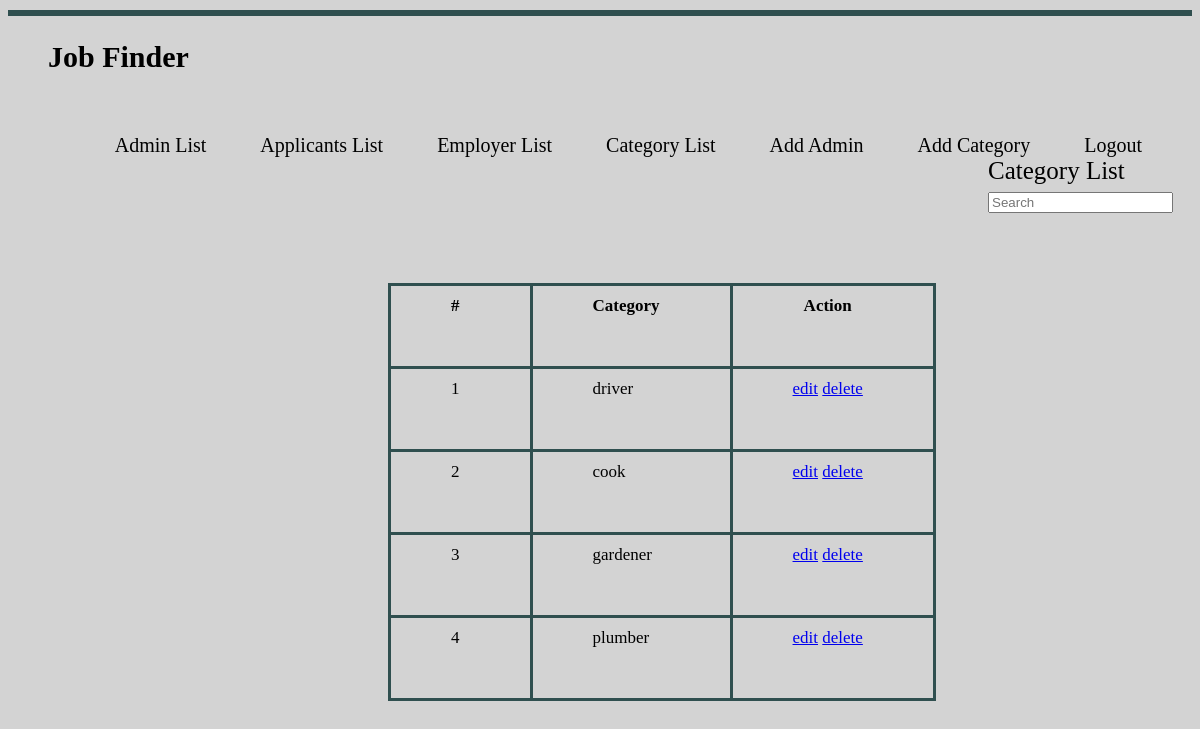
Screenshot of /pages/category-list.php (signed in) with the database file from the repository.
### tables this page shows
CREATE TABLE `category` (
  `cat_id` int(11) NOT NULL,
  `expertise` varchar(52) NOT NULL
);

### pages/category-list.php (the view, shortened to what this page needs)
<?php
include "../back/connect.php";
?>
<!DOCTYPE html>
<html lang="en">
<head>
</head>
<body>
    <?php
    include_once("admin-nav.php");
    ?>
    <div class="min">
        <div class="mon">
            <div class="man">
        <label>Category List</label>
        <input id='myInput' onkeyup='searchTable()' type='text' placeholder="Search">
    </div>
        <table id='myTable'>
            <thead>
                <tr>
                    <th>#</th>
                    <th>Category</th>
                    <th>Action</th>
                </tr>
            </thead>
            <tbody>
                <?php
                $q = $con->query("SELECT * FROM category");
                $count = 1;
                while ($res = $q->fetch_object()) {
                ?>
                    <tr class="tr">
                        <td><?php echo $count ?></td>
                        <td><?php echo $res->expertise ?></td>
                        <td>
                            <a href="edit-category.php?id=<?php echo $res->cat_id ?>">edit</a>
                            <a href="../back/delete.php?category&&id=<?php echo $res->cat_id ?>">delete</a>
                        </td>
                    </tr>
                <?php
                    $count++;
                } ?>
            </tbody>
        </table>
    </div>
</div>
</body>
</html>

### pages/category-list.php (style rules this page uses)
body { background-color: lightgray; }
table { border-collapse: collapse; }
table, th, td { padding: 10px; }
th, td { border: 1px solid darkslategray; border-width: 3px; padding-bottom: 50px; padding-left: 60px; padding-right: 70px; }
.min { border: 6px solid darkslategray; margin-top: 10px; border-bottom: transparent; border-left: transparent; border-right: transparent; font: 17px Georgia, serif; }
.mon { border: transparent; margin-top: 80px; padding-left: 380px; }
.man { margin-left: 600px; border: transparent; font: 25px Georgia, serif; padding-bottom:70px; }

### rows the page displays
category: expertise "driver"
category: expertise "cook"
category: expertise "gardener"
category: expertise "plumber"
